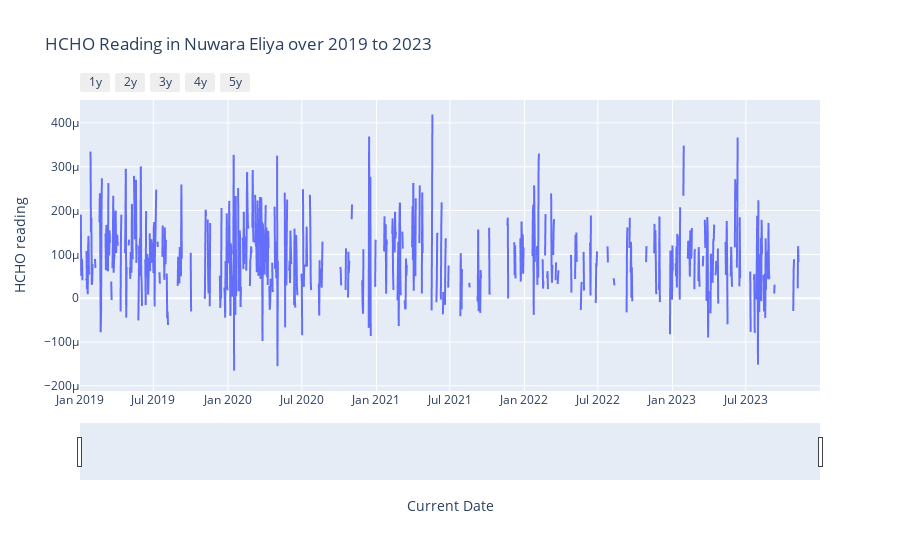

This figure's notebook cell:
### Code cell
# Plot the HCHO emission in each year in Nuwara Eliya
fig = px.line(NuwaraEliyaData , x="Current Date", y="HCHO reading", title="HCHO Reading in Nuwara Eliya over 2019 to 2023") 
fig.update_xaxes(
    rangeslider_visible=True,
    rangeselector=dict(
        buttons=list([
            dict(count=1, label="1y", step="year", stepmode="backward"), 
            dict(count=2, label="2y", step="year", stepmode="backward"), 
            dict(count=3, label="3y", step="year", stepmode="backward"), 
            dict(count=4, label="4y", step="year", stepmode="backward"), 
            dict(count=5, label="5y", step="year", stepmode="backward"), 
        ])
    )
)

fig.show()

### Figure 1 — Plotly figure (JSON) as saved in the notebook; plotly's stock layout.template omitted (floating-point values rounded to 4 significant figures; data arrays with more than 128 entries replaced by an {"elided": "..."} marker saying what was removed)
{"data": [{"hovertemplate": "Current Date=%{x}<br>HCHO reading=%{y}<extra></extra>", "legendgroup": "", "line": {"color": "#636efa", "dash": "solid"}, "marker": {"symbol": "circle"}, "mode": "lines", "name": "", "showlegend": false, "type": "scattergl", "x": {"elided": "1826 str values"}, "xaxis": "x", "y": {"elided": "1826 float values"}, "yaxis": "y"}], "layout": {"legend": {"tracegroupgap": 0}, "title": {"text": "HCHO Reading in Nuwara Eliya over 2019 to 2023"}, "xaxis": {"anchor": "y", "domain": [0, 1], "rangeselector": {"buttons": [{"count": 1, "label": "1y", "step": "year", "stepmode": "backward"}, {"count": 2, "label": "2y", "step": "year", "stepmode": "backward"}, {"count": 3, "label": "3y", "step": "year", "stepmode": "backward"}, {"count": 4, "label": "4y", "step": "year", "stepmode": "backward"}, {"count": 5, "label": "5y", "step": "year", "stepmode": "backward"}]}, "rangeslider": {"visible": true}, "title": {"text": "Current Date"}}, "yaxis": {"anchor": "x", "domain": [0, 1], "title": {"text": "HCHO reading"}}}}
